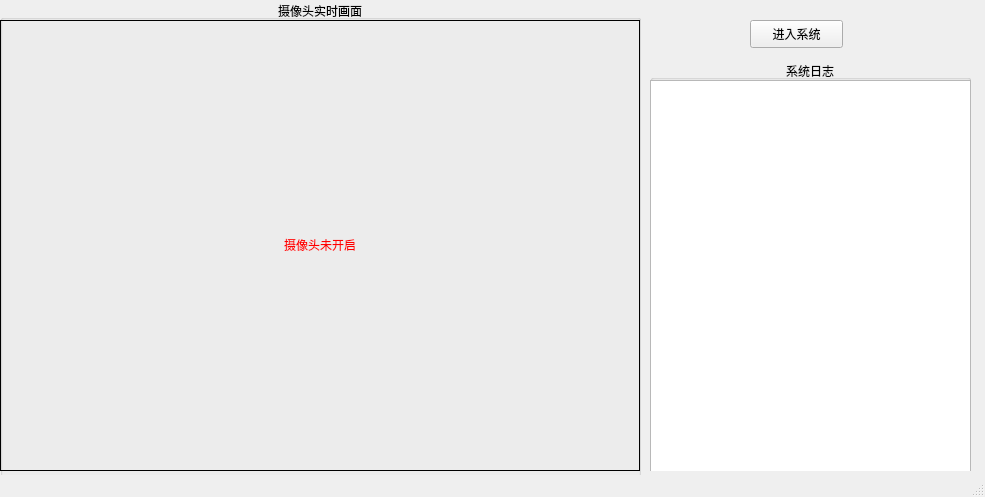
<?xml version="1.0" encoding="UTF-8"?>
<ui version="4.0">
 <class>CoreUI</class>
 <widget class="QMainWindow" name="CoreUI">
  <property name="geometry">
   <rect>
    <x>0</x>
    <y>0</y>
    <width>985</width>
    <height>497</height>
   </rect>
  </property>
  <property name="windowTitle">
   <string>OpenCV Face Recognition System - Core</string>
  </property>
  <widget class="QWidget" name="centralwidget">
   <widget class="QGroupBox" name="logGroupBox">
    <property name="geometry">
     <rect>
      <x>650</x>
      <y>60</y>
      <width>321</width>
      <height>411</height>
     </rect>
    </property>
    <property name="title">
     <string>系统日志</string>
    </property>
    <property name="alignment">
     <set>Qt::AlignCenter</set>
    </property>
    <widget class="QTextEdit" name="logTextEdit">
     <property name="geometry">
      <rect>
       <x>0</x>
       <y>20</y>
       <width>321</width>
       <height>451</height>
      </rect>
     </property>
    </widget>
   </widget>
   <widget class="QGroupBox" name="realTimeCaptureGroupBox">
    <property name="geometry">
     <rect>
      <x>0</x>
      <y>0</y>
      <width>641</width>
      <height>481</height>
     </rect>
    </property>
    <property name="title">
     <string>摄像头实时画面</string>
    </property>
    <property name="alignment">
     <set>Qt::AlignCenter</set>
    </property>
    <property name="flat">
     <bool>false</bool>
    </property>
    <widget class="QLabel" name="realTimeCaptureLabel">
     <property name="geometry">
      <rect>
       <x>0</x>
       <y>20</y>
       <width>640</width>
       <height>451</height>
      </rect>
     </property>
     <property name="frameShape">
      <enum>QFrame::Box</enum>
     </property>
     <property name="text">
      <string>&lt;font color=red&gt;摄像头未开启&lt;/font&gt;</string>
     </property>
     <property name="alignment">
      <set>Qt::AlignCenter</set>
     </property>
    </widget>
   </widget>
   <widget class="QPushButton" name="pushButton">
    <property name="geometry">
     <rect>
      <x>750</x>
      <y>20</y>
      <width>93</width>
      <height>28</height>
     </rect>
    </property>
    <property name="text">
     <string>进入系统</string>
    </property>
   </widget>
  </widget>
  <widget class="QStatusBar" name="statusbar"/>
 </widget>
 <resources/>
 <connections/>
</ui>
